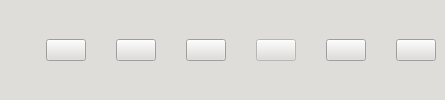
     <widget class="QFrame" name="top_frame">
      <property name="enabled">
       <bool>true</bool>
      </property>
      <property name="sizePolicy">
       <sizepolicy hsizetype="MinimumExpanding" vsizetype="Maximum">
        <horstretch>0</horstretch>
        <verstretch>0</verstretch>
       </sizepolicy>
      </property>
      <property name="palette">
       <palette>
        <active>
         <colorrole role="WindowText">
          <brush brushstyle="SolidPattern">
           <color alpha="255">
            <red>0</red>
            <green>0</green>
            <blue>0</blue>
           </color>
          </brush>
         </colorrole>
         <colorrole role="Button">
          <brush brushstyle="SolidPattern">
           <color alpha="255">
            <red>222</red>
            <green>221</green>
            <blue>218</blue>
           </color>
          </brush>
         </colorrole>
         <colorrole role="Light">
          <brush brushstyle="SolidPattern">
           <color alpha="255">
            <red>255</red>
            <green>255</green>
            <blue>255</blue>
           </color>
          </brush>
         </colorrole>
         <colorrole role="Midlight">
          <brush brushstyle="SolidPattern">
           <color alpha="255">
            <red>250</red>
            <green>250</green>
            <blue>249</blue>
           </color>
          </brush>
         </colorrole>
         <colorrole role="Dark">
          <brush brushstyle="SolidPattern">
           <color alpha="255">
            <red>123</red>
            <green>122</green>
            <blue>122</blue>
           </color>
          </brush>
         </colorrole>
         <colorrole role="Mid">
          <brush brushstyle="SolidPattern">
           <color alpha="255">
            <red>164</red>
            <green>163</green>
            <blue>163</blue>
           </color>
          </brush>
         </colorrole>
         <colorrole role="Text">
          <brush brushstyle="SolidPattern">
           <color alpha="255">
            <red>0</red>
            <green>0</green>
            <blue>0</blue>
           </color>
          </brush>
         </colorrole>
         <colorrole role="BrightText">
          <brush brushstyle="SolidPattern">
           <color alpha="255">
            <red>255</red>
            <green>255</green>
            <blue>255</blue>
           </color>
          </brush>
         </colorrole>
         <colorrole role="ButtonText">
          <brush brushstyle="SolidPattern">
           <color alpha="255">
            <red>0</red>
            <green>0</green>
            <blue>0</blue>
           </color>
          </brush>
         </colorrole>
         <colorrole role="Base">
          <brush brushstyle="SolidPattern">
           <color alpha="255">
            <red>222</red>
            <green>221</green>
            <blue>218</blue>
           </color>
          </brush>
         </colorrole>
         <colorrole role="Window">
          <brush brushstyle="SolidPattern">
           <color alpha="255">
            <red>222</red>
            <green>221</green>
            <blue>218</blue>
           </color>
          </brush>
         </colorrole>
         <colorrole role="Shadow">
          <brush brushstyle="SolidPattern">
           <color alpha="255">
            <red>0</red>
            <green>0</green>
            <blue>0</blue>
           </color>
          </brush>
         </colorrole>
         <colorrole role="AlternateBase">
          <brush brushstyle="SolidPattern">
           <color alpha="255">
            <red>250</red>
            <green>250</green>
            <blue>249</blue>
           </color>
          </brush>
         </colorrole>
         <colorrole role="ToolTipBase">
          <brush brushstyle="SolidPattern">
           <color alpha="255">
            <red>255</red>
            <green>255</green>
            <blue>220</blue>
           </color>
          </brush>
         </colorrole>
         <colorrole role="ToolTipText">
          <brush brushstyle="SolidPattern">
           <color alpha="255">
            <red>0</red>
            <green>0</green>
            <blue>0</blue>
           </color>
          </brush>
         </colorrole>
         <colorrole role="PlaceholderText">
          <brush brushstyle="NoBrush">
           <color alpha="128">
            <red>0</red>
            <green>0</green>
            <blue>0</blue>
           </color>
          </brush>
         </colorrole>
        </active>
        <inactive>
         <colorrole role="WindowText">
          <brush brushstyle="SolidPattern">
           <color alpha="255">
            <red>0</red>
            <green>0</green>
            <blue>0</blue>
           </color>
          </brush>
         </colorrole>
         <colorrole role="Button">
          <brush brushstyle="SolidPattern">
           <color alpha="255">
            <red>222</red>
            <green>221</green>
            <blue>218</blue>
           </color>
          </brush>
         </colorrole>
         <colorrole role="Light">
          <brush brushstyle="SolidPattern">
           <color alpha="255">
            <red>255</red>
            <green>255</green>
            <blue>255</blue>
           </color>
          </brush>
         </colorrole>
         <colorrole role="Midlight">
          <brush brushstyle="SolidPattern">
           <color alpha="255">
            <red>250</red>
            <green>250</green>
            <blue>249</blue>
           </color>
          </brush>
         </colorrole>
         <colorrole role="Dark">
          <brush brushstyle="SolidPattern">
           <color alpha="255">
            <red>123</red>
            <green>122</green>
            <blue>122</blue>
           </color>
          </brush>
         </colorrole>
         <colorrole role="Mid">
          <brush brushstyle="SolidPattern">
           <color alpha="255">
            <red>164</red>
            <green>163</green>
            <blue>163</blue>
           </color>
          </brush>
         </colorrole>
         <colorrole role="Text">
          <brush brushstyle="SolidPattern">
           <color alpha="255">
            <red>0</red>
            <green>0</green>
            <blue>0</blue>
           </color>
          </brush>
         </colorrole>
         <colorrole role="BrightText">
          <brush brushstyle="SolidPattern">
           <color alpha="255">
            <red>255</red>
            <green>255</green>
            <blue>255</blue>
           </color>
          </brush>
         </colorrole>
         <colorrole role="ButtonText">
          <brush brushstyle="SolidPattern">
           <color alpha="255">
            <red>0</red>
            <green>0</green>
            <blue>0</blue>
           </color>
          </brush>
         </colorrole>
         <colorrole role="Base">
          <brush brushstyle="SolidPattern">
           <color alpha="255">
            <red>222</red>
            <green>221</green>
            <blue>218</blue>
           </color>
          </brush>
         </colorrole>
         <colorrole role="Window">
          <brush brushstyle="SolidPattern">
           <color alpha="255">
            <red>222</red>
            <green>221</green>
            <blue>218</blue>
           </color>
          </brush>
         </colorrole>
         <colorrole role="Shadow">
          <brush brushstyle="SolidPattern">
           <color alpha="255">
            <red>0</red>
            <green>0</green>
            <blue>0</blue>
           </color>
          </brush>
         </colorrole>
         <colorrole role="AlternateBase">
          <brush brushstyle="SolidPattern">
           <color alpha="255">
            <red>250</red>
            <green>250</green>
            <blue>249</blue>
           </color>
          </brush>
         </colorrole>
         <colorrole role="ToolTipBase">
          <brush brushstyle="SolidPattern">
           <color alpha="255">
            <red>255</red>
            <green>255</green>
            <blue>220</blue>
           </color>
          </brush>
         </colorrole>
         <colorrole role="ToolTipText">
          <brush brushstyle="SolidPattern">
           <color alpha="255">
            <red>0</red>
            <green>0</green>
            <blue>0</blue>
           </color>
          </brush>
         </colorrole>
         <colorrole role="PlaceholderText">
          <brush brushstyle="NoBrush">
           <color alpha="128">
            <red>0</red>
            <green>0</green>
            <blue>0</blue>
           </color>
          </brush>
         </colorrole>
        </inactive>
        <disabled>
         <colorrole role="WindowText">
          <brush brushstyle="SolidPattern">
           <color alpha="255">
            <red>123</red>
            <green>122</green>
            <blue>122</blue>
           </color>
          </brush>
         </colorrole>
         <colorrole role="Button">
          <brush brushstyle="SolidPattern">
           <color alpha="255">
            <red>222</red>
            <green>221</green>
            <blue>218</blue>
           </color>
          </brush>
         </colorrole>
         <colorrole role="Light">
          <brush brushstyle="SolidPattern">
           <color alpha="255">
            <red>255</red>
            <green>255</green>
            <blue>255</blue>
           </color>
          </brush>
         </colorrole>
         <colorrole role="Midlight">
          <brush brushstyle="SolidPattern">
           <color alpha="255">
            <red>250</red>
            <green>250</green>
            <blue>249</blue>
           </color>
          </brush>
         </colorrole>
         <colorrole role="Dark">
          <brush brushstyle="SolidPattern">
           <color alpha="255">
            <red>123</red>
            <green>122</green>
            <blue>122</blue>
           </color>
          </brush>
         </colorrole>
         <colorrole role="Mid">
          <brush brushstyle="SolidPattern">
           <color alpha="255">
            <red>164</red>
            <green>163</green>
            <blue>163</blue>
           </color>
          </brush>
         </colorrole>
         <colorrole role="Text">
          <brush brushstyle="SolidPattern">
           <color alpha="255">
            <red>123</red>
            <green>122</green>
            <blue>122</blue>
           </color>
          </brush>
         </colorrole>
         <colorrole role="BrightText">
          <brush brushstyle="SolidPattern">
           <color alpha="255">
            <red>255</red>
            <green>255</green>
            <blue>255</blue>
           </color>
          </brush>
         </colorrole>
         <colorrole role="ButtonText">
          <brush brushstyle="SolidPattern">
           <color alpha="255">
            <red>123</red>
            <green>122</green>
            <blue>122</blue>
           </color>
          </brush>
         </colorrole>
         <colorrole role="Base">
          <brush brushstyle="SolidPattern">
           <color alpha="255">
            <red>222</red>
            <green>221</green>
            <blue>218</blue>
           </color>
          </brush>
         </colorrole>
         <colorrole role="Window">
          <brush brushstyle="SolidPattern">
           <color alpha="255">
            <red>222</red>
            <green>221</green>
            <blue>218</blue>
           </color>
          </brush>
         </colorrole>
         <colorrole role="Shadow">
          <brush brushstyle="SolidPattern">
           <color alpha="255">
            <red>0</red>
            <green>0</green>
            <blue>0</blue>
           </color>
          </brush>
         </colorrole>
         <colorrole role="AlternateBase">
          <brush brushstyle="SolidPattern">
           <color alpha="255">
            <red>246</red>
            <green>245</green>
            <blue>244</blue>
           </color>
          </brush>
         </colorrole>
         <colorrole role="ToolTipBase">
          <brush brushstyle="SolidPattern">
           <color alpha="255">
            <red>255</red>
            <green>255</green>
            <blue>220</blue>
           </color>
          </brush>
         </colorrole>
         <colorrole role="ToolTipText">
          <brush brushstyle="SolidPattern">
           <color alpha="255">
            <red>0</red>
            <green>0</green>
            <blue>0</blue>
           </color>
          </brush>
         </colorrole>
         <colorrole role="PlaceholderText">
          <brush brushstyle="NoBrush">
           <color alpha="128">
            <red>0</red>
            <green>0</green>
            <blue>0</blue>
           </color>
          </brush>
         </colorrole>
        </disabled>
       </palette>
      </property>
      <property name="styleSheet">
       <string notr="true">background-color: rgb(222, 221, 218);</string>
      </property>
      <property name="frameShape">
       <enum>QFrame::Shape::NoFrame</enum>
      </property>
      <property name="frameShadow">
       <enum>QFrame::Shadow::Sunken</enum>
      </property>
      <layout class="QHBoxLayout" name="horizontalLayout" stretch="1,2,2,2,2,2,1">
       <property name="spacing">
        <number>30</number>
       </property>
       <property name="leftMargin">
        <number>9</number>
       </property>
       <property name="topMargin">
        <number>15</number>
       </property>
       <property name="rightMargin">
        <number>9</number>
       </property>
       <property name="bottomMargin">
        <number>15</number>
       </property>
       <item>
        <widget class="QLabel" name="appLogo">
         <property name="sizePolicy">
          <sizepolicy hsizetype="Preferred" vsizetype="Ignored">
           <horstretch>0</horstretch>
           <verstretch>0</verstretch>
          </sizepolicy>
         </property>
         <property name="maximumSize">
          <size>
           <width>350</width>
           <height>10000</height>
          </size>
         </property>
         <property name="text">
          <string/>
         </property>
         <property name="pixmap">
          <pixmap>../../../../../img/other/Logo_decoupe.png</pixmap>
         </property>
         <property name="scaledContents">
          <bool>true</bool>
         </property>
         <property name="alignment">
          <set>Qt::AlignmentFlag::AlignCenter</set>
         </property>
         <property name="margin">
          <number>0</number>
         </property>
        </widget>
       </item>
       <item>
        <widget class="QPushButton" name="homeButton">
         <property name="sizePolicy">
          <sizepolicy hsizetype="Expanding" vsizetype="Maximum">
           <horstretch>0</horstretch>
           <verstretch>0</verstretch>
          </sizepolicy>
         </property>
         <property name="font">
          <font>
           <kerning>true</kerning>
          </font>
         </property>
         <property name="toolTip">
          <string>Home</string>
         </property>
         <property name="text">
          <string/>
         </property>
         <property name="icon">
          <iconset>
           <normaloff>:/active/home.png</normaloff>:/active/home.png</iconset>
         </property>
         <property name="iconSize">
          <size>
           <width>75</width>
           <height>75</height>
          </size>
         </property>
         <property name="shortcut">
          <string>Down</string>
         </property>
         <property name="checkable">
          <bool>false</bool>
         </property>
         <property name="flat">
          <bool>false</bool>
         </property>
        </widget>
       </item>
       <item>
        <widget class="QPushButton" name="geneticDataButton">
         <property name="enabled">
          <bool>true</bool>
         </property>
         <property name="sizePolicy">
          <sizepolicy hsizetype="Expanding" vsizetype="Maximum">
           <horstretch>0</horstretch>
           <verstretch>0</verstretch>
          </sizepolicy>
         </property>
         <property name="font">
          <font>
           <kerning>true</kerning>
          </font>
         </property>
         <property name="toolTip">
          <string>Genetic Data</string>
         </property>
         <property name="text">
          <string/>
         </property>
         <property name="icon">
          <iconset>
           <normaloff>:/inactive/genetic.svg</normaloff>:/inactive/genetic.svg</iconset>
         </property>
         <property name="iconSize">
          <size>
           <width>75</width>
           <height>75</height>
          </size>
         </property>
         <property name="shortcut">
          <string>Down</string>
         </property>
         <property name="checkable">
          <bool>false</bool>
         </property>
         <property name="flat">
          <bool>false</bool>
         </property>
        </widget>
       </item>
       <item>
        <widget class="QPushButton" name="climaticDataButton">
         <property name="enabled">
          <bool>true</bool>
         </property>
         <property name="sizePolicy">
          <sizepolicy hsizetype="Expanding" vsizetype="Maximum">
           <horstretch>0</horstretch>
           <verstretch>0</verstretch>
          </sizepolicy>
         </property>
         <property name="font">
          <font>
           <kerning>true</kerning>
          </font>
         </property>
         <property name="toolTip">
          <string>Climatic Data</string>
         </property>
         <property name="text">
          <string/>
         </property>
         <property name="icon">
          <iconset>
           <normaloff>:/inactive/climaticData.svg</normaloff>:/inactive/climaticData.svg</iconset>
         </property>
         <property name="iconSize">
          <size>
           <width>75</width>
           <height>75</height>
          </size>
         </property>
         <property name="checkable">
          <bool>false</bool>
         </property>
         <property name="flat">
          <bool>false</bool>
         </property>
        </widget>
       </item>
       <item>
        <widget class="QPushButton" name="resultsButton">
         <property name="enabled">
          <bool>false</bool>
         </property>
         <property name="sizePolicy">
          <sizepolicy hsizetype="Expanding" vsizetype="Maximum">
           <horstretch>0</horstretch>
           <verstretch>0</verstretch>
          </sizepolicy>
         </property>
         <property name="text">
          <string/>
         </property>
         <property name="icon">
          <iconset>
           <normaloff>:/inactive/result.svg</normaloff>
           <activeon>:/active/result.svg</activeon>
           <selectedon>../../../../../.designer/backup/
              :/active/result.svg</selectedon>:/inactive/result.svg</iconset>
         </property>
         <property name="iconSize">
          <size>
           <width>75</width>
           <height>75</height>
          </size>
         </property>
         <property name="shortcut">
          <string>Ctrl+S</string>
         </property>
         <property name="flat">
          <bool>false</bool>
         </property>
        </widget>
       </item>
       <item>
        <widget class="QPushButton" name="helpButton">
         <property name="sizePolicy">
          <sizepolicy hsizetype="Expanding" vsizetype="Maximum">
           <horstretch>0</horstretch>
           <verstretch>0</verstretch>
          </sizepolicy>
         </property>
         <property name="toolTip">
          <string>How to use the application</string>
         </property>
         <property name="text">
          <string/>
         </property>
         <property name="icon">
          <iconset>
           <normaloff>:/other/help.svg</normaloff>:/other/help.svg</iconset>
         </property>
         <property name="iconSize">
          <size>
           <width>75</width>
           <height>75</height>
          </size>
         </property>
         <property name="default">
          <bool>false</bool>
         </property>
         <property name="flat">
          <bool>false</bool>
         </property>
        </widget>
       </item>
       <item>
        <widget class="QPushButton" name="darkModeButton">
         <property name="sizePolicy">
          <sizepolicy hsizetype="Expanding" vsizetype="Maximum">
           <horstretch>0</horstretch>
           <verstretch>0</verstretch>
          </sizepolicy>
         </property>
         <property name="styleSheet">
          <string notr="true">QPushButton {
              color: white; /* White text */
              border: none;
              border-radius: 5px; /* Rounded corners */
              padding: 10px 20px; /* Button padding */
              font-weight: bold; /* Slightly bold text */
              box-shadow 0.3s ease, transform 0.3s ease; /* Transitions for smooth effects */
              }

              QPushButton:hover {
              background-color: #444; /* Slightly lighter on hover */
              border-color: #777; /* Even lighter border on hover */
              box-shadow: 0 0 10px 2px rgba(255, 255, 255, 0.3); /* Subtle glow effect */
              transform: scale(1.05); /* Slightly increase size on hover */
              }

              /* Optional: Color Pulsing Animation */
              @keyframes pulse {

              0% { background-color: #444; }

              100% { background-color: #555; }
              }

              QPushButton:hover {
              /* ... other hover styles ... */
              animation: pulse 1.5s infinite alternate; /* Adjust speed and behavior if needed */
              }
            </string>
         </property>
         <property name="text">
          <string/>
         </property>
         <property name="icon">
          <iconset>
           <normaloff>:/other/dark.png</normaloff>:/other/dark.png</iconset>
         </property>
         <property name="iconSize">
          <size>
           <width>40</width>
           <height>40</height>
          </size>
         </property>
        </widget>
       </item>
      </layout>
     </widget>
